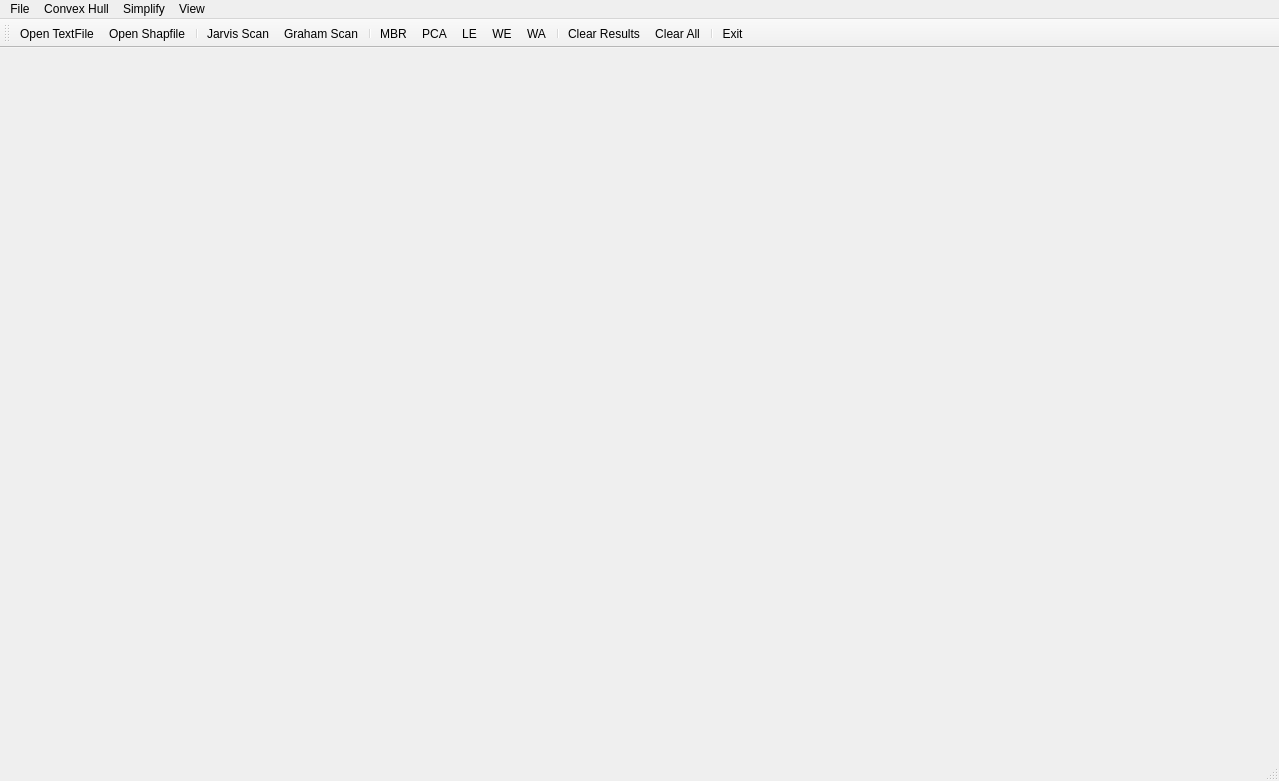
<?xml version="1.0" encoding="UTF-8"?>
<ui version="4.0">
 <class>MainForm</class>
 <widget class="QMainWindow" name="MainForm">
  <property name="geometry">
   <rect>
    <x>0</x>
    <y>0</y>
    <width>1279</width>
    <height>781</height>
   </rect>
  </property>
  <property name="windowTitle">
   <string>Building Simplify</string>
  </property>
  <widget class="QWidget" name="centralwidget">
   <layout class="QHBoxLayout" name="horizontalLayout">
    <item>
     <widget class="Draw" name="Canvas" native="true">
      <widget class="QLabel" name="iouLabel">
       <property name="geometry">
        <rect>
         <x>1020</x>
         <y>610</y>
         <width>231</width>
         <height>61</height>
        </rect>
       </property>
       <property name="autoFillBackground">
        <bool>false</bool>
       </property>
       <property name="text">
        <string/>
       </property>
      </widget>
     </widget>
    </item>
   </layout>
  </widget>
  <widget class="QMenuBar" name="menubar">
   <property name="geometry">
    <rect>
     <x>0</x>
     <y>0</y>
     <width>1279</width>
     <height>21</height>
    </rect>
   </property>
   <widget class="QMenu" name="menuFile">
    <property name="title">
     <string>File</string>
    </property>
    <addaction name="actionOpen"/>
    <addaction name="actionOpen_SHP"/>
    <addaction name="separator"/>
    <addaction name="actionExit"/>
   </widget>
   <widget class="QMenu" name="menuSimplify">
    <property name="title">
     <string>Simplify</string>
    </property>
    <addaction name="actionMBR"/>
    <addaction name="actionPCA"/>
    <addaction name="actionLE"/>
    <addaction name="actionWE"/>
    <addaction name="actionWA"/>
   </widget>
   <widget class="QMenu" name="menuView">
    <property name="title">
     <string>View</string>
    </property>
    <addaction name="actionClear_results"/>
    <addaction name="separator"/>
    <addaction name="actionClear_All"/>
   </widget>
   <widget class="QMenu" name="menuConvex_Hull">
    <property name="title">
     <string>Convex Hull</string>
    </property>
    <addaction name="actionJarvis_Scan"/>
    <addaction name="actionGraham_Scan"/>
   </widget>
   <addaction name="menuFile"/>
   <addaction name="menuConvex_Hull"/>
   <addaction name="menuSimplify"/>
   <addaction name="menuView"/>
  </widget>
  <widget class="QStatusBar" name="statusbar"/>
  <widget class="QToolBar" name="toolBar">
   <property name="windowTitle">
    <string>toolBar</string>
   </property>
   <attribute name="toolBarArea">
    <enum>TopToolBarArea</enum>
   </attribute>
   <attribute name="toolBarBreak">
    <bool>false</bool>
   </attribute>
   <addaction name="actionOpen"/>
   <addaction name="actionOpen_SHP"/>
   <addaction name="separator"/>
   <addaction name="actionJarvis_Scan"/>
   <addaction name="actionGraham_Scan"/>
   <addaction name="separator"/>
   <addaction name="actionMBR"/>
   <addaction name="actionPCA"/>
   <addaction name="actionLE"/>
   <addaction name="actionWE"/>
   <addaction name="actionWA"/>
   <addaction name="separator"/>
   <addaction name="actionClear_results"/>
   <addaction name="actionClear_All"/>
   <addaction name="separator"/>
   <addaction name="actionExit"/>
  </widget>
  <action name="actionOpen">
   <property name="enabled">
    <bool>true</bool>
   </property>
   <property name="icon">
    <iconset resource="icons.qrc">
     <normaloff>:/images/icons/txt.png</normaloff>:/images/icons/txt.png</iconset>
   </property>
   <property name="text">
    <string> Open TextFile</string>
   </property>
   <property name="toolTip">
    <string> Open TXT</string>
   </property>
  </action>
  <action name="actionExit">
   <property name="icon">
    <iconset resource="icons.qrc">
     <normaloff>:/images/icons/exit.png</normaloff>:/images/icons/exit.png</iconset>
   </property>
   <property name="text">
    <string>Exit</string>
   </property>
   <property name="toolTip">
    <string>Close application</string>
   </property>
  </action>
  <action name="actionMBR">
   <property name="icon">
    <iconset resource="icons.qrc">
     <normaloff>:/images/icons/maer.png</normaloff>:/images/icons/maer.png</iconset>
   </property>
   <property name="text">
    <string>MBR</string>
   </property>
   <property name="toolTip">
    <string>SImpligy building using MBR</string>
   </property>
  </action>
  <action name="actionPCA">
   <property name="icon">
    <iconset resource="icons.qrc">
     <normaloff>:/images/icons/pca.png</normaloff>:/images/icons/pca.png</iconset>
   </property>
   <property name="text">
    <string>PCA</string>
   </property>
   <property name="toolTip">
    <string>SImpligy building using PCA</string>
   </property>
  </action>
  <action name="actionClear_results">
   <property name="icon">
    <iconset resource="icons.qrc">
     <normaloff>:/images/icons/broom.png</normaloff>:/images/icons/broom.png</iconset>
   </property>
   <property name="text">
    <string>Clear Results</string>
   </property>
  </action>
  <action name="actionClear_All">
   <property name="icon">
    <iconset resource="icons.qrc">
     <normaloff>:/images/icons/delete.png</normaloff>:/images/icons/delete.png</iconset>
   </property>
   <property name="text">
    <string>Clear All</string>
   </property>
   <property name="toolTip">
    <string>Clear all data</string>
   </property>
  </action>
  <action name="actionLE">
   <property name="icon">
    <iconset resource="icons.qrc">
     <normaloff>:/images/icons/longestedge.png</normaloff>:/images/icons/longestedge.png</iconset>
   </property>
   <property name="text">
    <string>LE</string>
   </property>
   <property name="toolTip">
    <string>Longest Edge</string>
   </property>
  </action>
  <action name="actionOpen_SHP">
   <property name="icon">
    <iconset resource="icons.qrc">
     <normaloff>:/images/icons/sheet.png</normaloff>:/images/icons/sheet.png</iconset>
   </property>
   <property name="text">
    <string>Open Shapfile</string>
   </property>
  </action>
  <action name="actionWE">
   <property name="icon">
    <iconset resource="icons.qrc">
     <normaloff>:/images/icons/weightedbisector.png</normaloff>:/images/icons/weightedbisector.png</iconset>
   </property>
   <property name="text">
    <string>WE</string>
   </property>
  </action>
  <action name="actionWA">
   <property name="icon">
    <iconset resource="icons.qrc">
     <normaloff>:/images/icons/wa.png</normaloff>:/images/icons/wa.png</iconset>
   </property>
   <property name="text">
    <string>WA</string>
   </property>
  </action>
  <action name="actionJarvis_Scan">
   <property name="icon">
    <iconset resource="icons.qrc">
     <normaloff>:/images/icons/ch.png</normaloff>:/images/icons/ch.png</iconset>
   </property>
   <property name="text">
    <string>Jarvis Scan</string>
   </property>
   <property name="toolTip">
    <string>Convex Hull - Jarvis Scan</string>
   </property>
  </action>
  <action name="actionGraham_Scan">
   <property name="icon">
    <iconset resource="icons.qrc">
     <normaloff>:/images/icons/chGraham.png</normaloff>:/images/icons/chGraham.png</iconset>
   </property>
   <property name="text">
    <string>Graham Scan</string>
   </property>
   <property name="toolTip">
    <string>Convex Hull - Graham Scan</string>
   </property>
  </action>
 </widget>
 <customwidgets>
  <customwidget>
   <class>Draw</class>
   <extends>QWidget</extends>
   <header>draw.h</header>
   <container>1</container>
  </customwidget>
 </customwidgets>
 <resources>
  <include location="icons.qrc"/>
 </resources>
 <connections/>
</ui>
